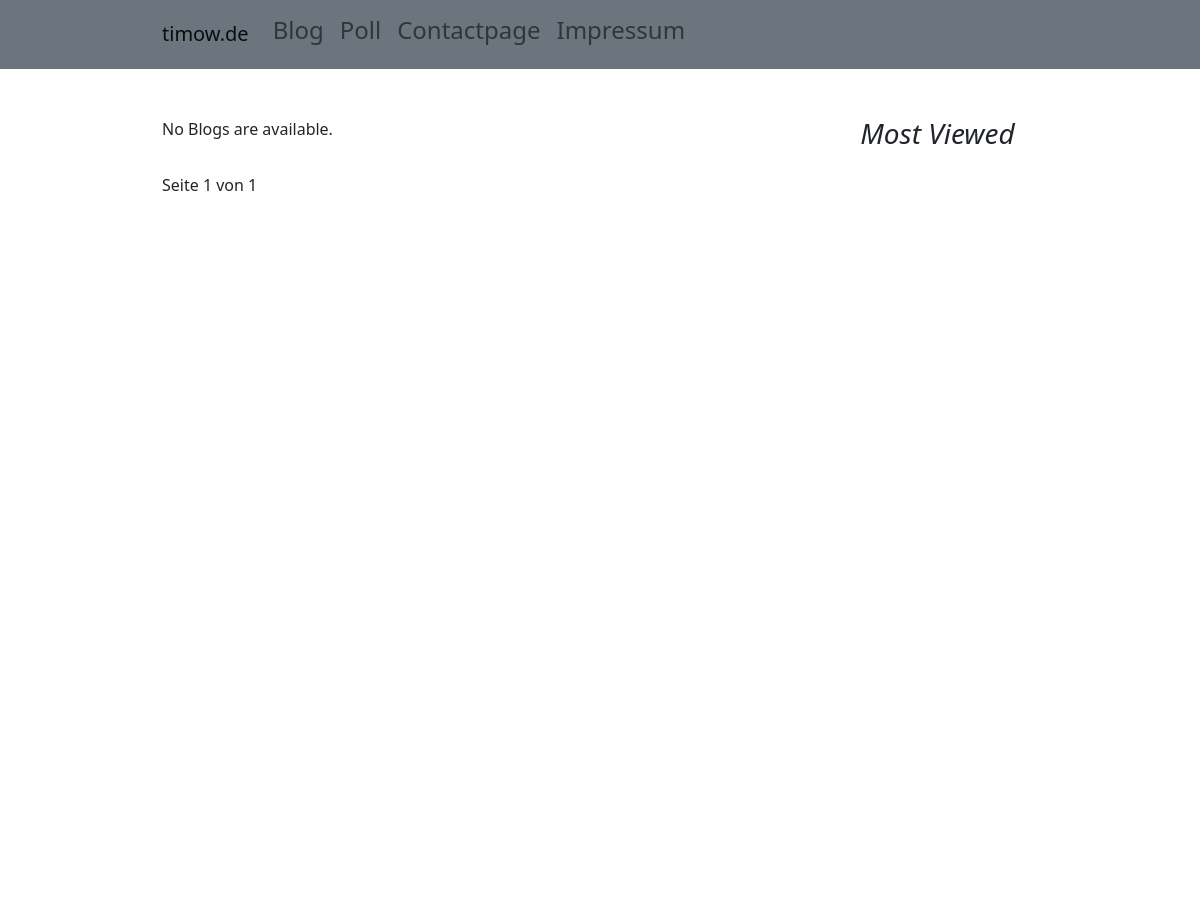
/blog (upper part), run on an earlier commit of the app's database.
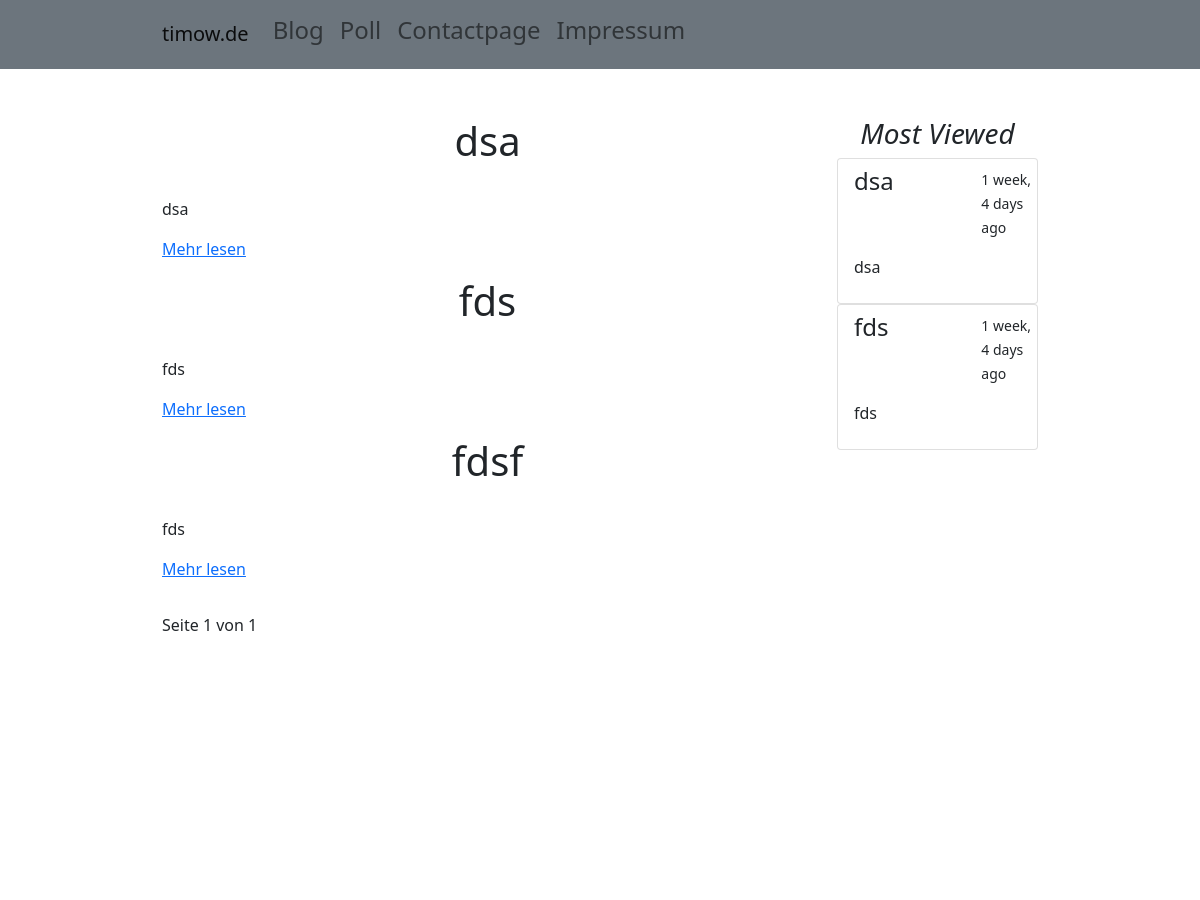
And on a later commit of the database.
### blog/models.py (models this page shows, shortened)
class Blogpost(models.Model):
    title = models.CharField(max_length=200, default="")
    maintext = RichTextField(null=True)
    previewtext = RichTextField(max_length=1000, null=True)
    sidetext = RichTextField(max_length=400, null=True)
    pub_date = models.DateField("date published")
    view_counter = models.IntegerField(default=0)

### blog/views.py (the view)
# urls.py: path("blog", views.blog, name="blog"),
def blog(request):
    all_blogs = Blogpost.objects.order_by("-pub_date")
    most_viewed_blogs = Blogpost.objects.order_by("-view_counter")[:2]
    paginator = Paginator(all_blogs, 3)
    page_number = request.GET.get("page")
    page_obj = paginator.get_page(page_number)
    context = {
        "all_blogs": all_blogs,
        "most_viewed_blogs": most_viewed_blogs,
        "page_obj": page_obj,
    }
    return render(request, "blog/blog.html", context)

### blog/templates/blog/blog.html (shortened to what this page needs)
{% extends 'basetemplate.html' %}
{% block content %}
<div class="row mt-5">
    <div class="col-sm-12 col-lg-9">
        {% if all_blogs %}
        {% for Blogpost in page_obj %}
        <div class="mb-3">
            <h1 class="text-center">
                {{ Blogpost.title }}
            </h1>
            {{ Blogpost.previewtext|safe }}
            <a href="{% url 'blog:blogdetail' Blogpost.id %}">Mehr lesen</a>
        </div>
        {% endfor %}
        {% else %}
        <p>No Blogs are available.</p>
        {% endif %}
        <div class="pagination mt-3">
            <span class="step-links">
                <div class="current mt-3">
                    <p> Seite {{ page_obj.number }} von {{ page_obj.paginator.num_pages }} </p>
                </div>
            </span>
        </div>
    </div>
    <div class="col-sm-12 col-lg-3">
        <h3 class="text-center fst-italic"> Most Viewed </h3>
        {% for Blogpost in most_viewed_blogs %}
        <div class="list-group">
            <a href="{% url 'blog:blogdetail' Blogpost.id %}" class="list-group-item list-group-item-action"
                aria-current="true">
                <div class="row mb-3">
                    <div class="col-8">
                        <h4 class="mb-1">{{ Blogpost.title }}</h4>
                    </div>
                    <div class="col-4">
                        <small>{{ Blogpost.pub_date|timesince }} ago</small>
                    </div>
                </div>
                <p class="mb-1">{{ Blogpost.sidetext|safe }} </p>
            </a>
        </div>
        {% endfor %}
    </div>
</div>
{% endblock content %}

### blog/templates/basetemplate.html (shortened to what this page needs)
{% load static %}
<!DOCTYPE html>
<html lang="en">
<head>
  <link rel="stylesheet" href="{% static 'blog/stylesheet.css' %}">
  <link rel="stylesheet" href="{% static 'blog/bootstrap.css' %}">
</head>
<body class="ResponsiveBottom">
  <nav class="navbar navbar-expand-lg navbar-light bg-secondary">
    <div class="container col-9">
      <a class="navbar-brand" href="{% url 'blog:Startpage' %}">timow.de</a>
      <div class="collapse navbar-collapse" id="navbarTogglerDemo02">
        <ul class="navbar-nav">
          <li class="nav-item">
            <a class="nav-link" href="{% url 'blog:blog' %}">
              <h4>Blog</h4>
            </a>
          </li>
          <li class="nav-item">
            <a class="nav-link" href="{% url 'blog:poll' %}">
              <h4>Poll</h4>
            </a>
          </li>
          <li class="nav-item">
            <a class="nav-link" href="{% url 'blog:contactpage' %}">
              <h4>Contactpage</h4>
            </a>
          </li>
          <li class="nav-item">
            <a class="nav-link" data-bs-toggle="offcanvas" data-bs-target="#offcanvasWithBackdrop"
              aria-controls="offcanvasWithBackdrop" href="">
              <h4>Impressum</h4>
            </a>
          </li>
        </ul>
      </div>
    </div>
  </nav>
  <div class="container col-9">
    {% block content %}
    {% endblock content %}
  </div>
</body>
</html>

### blog/static/blog/stylesheet.css (style rules this page uses)
.ResponsiveBottom { min-height: 100vh; display: flex; flex-direction: column; }

What changed in the data, as far as the page shows it:
added Blogpost: title "dsa", previewtext "dsa", pub_date "1 week, 4 days", sidetext "dsa"
added Blogpost: title "fds", previewtext "fds", pub_date "1 week, 4 days", sidetext "fds"
added Blogpost: title "fdsf", previewtext "fds", shown under "Impressum"
Also different on the page:
text no longer shown: "No Blogs are available."
